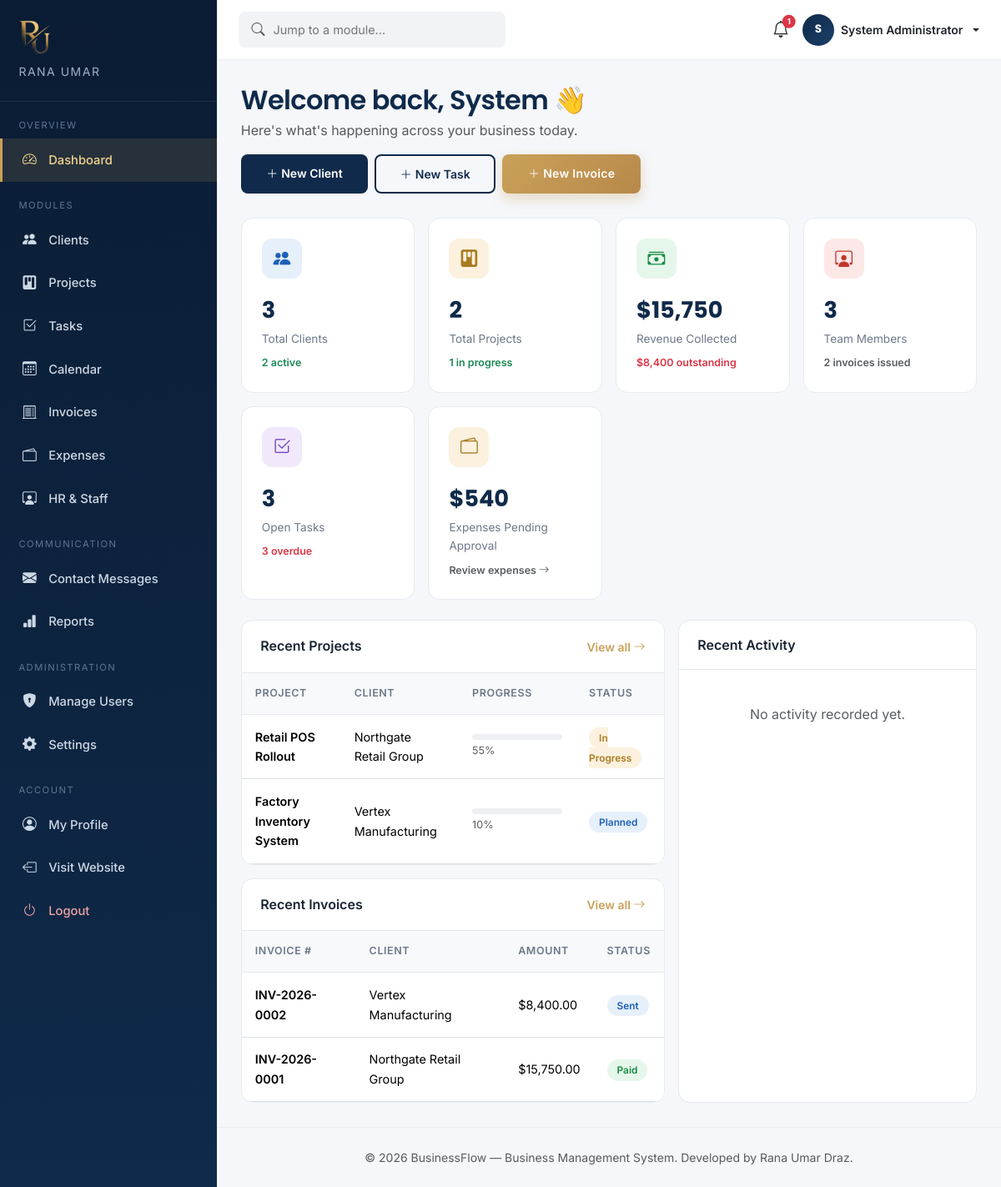
Page /dashboard/index.php (signed in) on the committed database.
### tables this page shows
CREATE TABLE IF NOT EXISTS projects (
    id INT AUTO_INCREMENT PRIMARY KEY,
    client_id INT DEFAULT NULL,
    project_name VARCHAR(150) NOT NULL,
    description TEXT DEFAULT NULL,
    budget DECIMAL(12,2) DEFAULT 0.00,
    start_date DATE DEFAULT NULL,
    deadline DATE DEFAULT NULL,
    status ENUM('planned','in_progress','on_hold','completed','cancelled') NOT NULL DEFAULT 'planned',
    priority ENUM('low','medium','high') NOT NULL DEFAULT 'medium',
    progress TINYINT UNSIGNED NOT NULL DEFAULT 0,
    created_by INT DEFAULT NULL,
    created_at DATETIME NOT NULL DEFAULT CURRENT_TIMESTAMP,
    updated_at DATETIME NOT NULL DEFAULT CURRENT_TIMESTAMP ON UPDATE CURRENT_TIMESTAMP,
    FOREIGN KEY (client_id) REFERENCES clients(id) ON DELETE SET NULL,
    FOREIGN KEY (created_by) REFERENCES users(id) ON DELETE SET NULL
);

CREATE TABLE IF NOT EXISTS clients (
    id INT AUTO_INCREMENT PRIMARY KEY,
    company_name VARCHAR(150) NOT NULL,
    contact_person VARCHAR(120) NOT NULL,
    email VARCHAR(150) NOT NULL,
    phone VARCHAR(30) DEFAULT NULL,
    address VARCHAR(255) DEFAULT NULL,
    city VARCHAR(80) DEFAULT NULL,
    country VARCHAR(80) DEFAULT NULL,
    industry VARCHAR(80) DEFAULT NULL,
    status ENUM('lead','active','inactive') NOT NULL DEFAULT 'lead',
    notes TEXT DEFAULT NULL,
    created_by INT DEFAULT NULL,
    created_at DATETIME NOT NULL DEFAULT CURRENT_TIMESTAMP,
    updated_at DATETIME NOT NULL DEFAULT CURRENT_TIMESTAMP ON UPDATE CURRENT_TIMESTAMP,
    FOREIGN KEY (created_by) REFERENCES users(id) ON DELETE SET NULL
);

CREATE TABLE IF NOT EXISTS invoices (
    id INT AUTO_INCREMENT PRIMARY KEY,
    invoice_number VARCHAR(30) NOT NULL UNIQUE,
    client_id INT NOT NULL,
    project_id INT DEFAULT NULL,
    amount DECIMAL(12,2) NOT NULL DEFAULT 0.00,
    tax_percent DECIMAL(5,2) NOT NULL DEFAULT 0.00,
    total_amount DECIMAL(12,2) NOT NULL DEFAULT 0.00,
    issue_date DATE NOT NULL,
    due_date DATE NOT NULL,
    status ENUM('draft','sent','paid','overdue','cancelled') NOT NULL DEFAULT 'draft',
    notes TEXT DEFAULT NULL,
    created_by INT DEFAULT NULL,
    created_at DATETIME NOT NULL DEFAULT CURRENT_TIMESTAMP,
    updated_at DATETIME NOT NULL DEFAULT CURRENT_TIMESTAMP ON UPDATE CURRENT_TIMESTAMP,
    FOREIGN KEY (client_id) REFERENCES clients(id) ON DELETE CASCADE,
    FOREIGN KEY (project_id) REFERENCES projects(id) ON DELETE SET NULL,
    FOREIGN KEY (created_by) REFERENCES users(id) ON DELETE SET NULL
);

### dashboard/index.php (the view, shortened to what the rows shown need)
<?php
require_once __DIR__ . '/../config/config.php';
$projectModel  = new Project();
$invoiceModel  = new Invoice();
$settings      = new Settings();
$currency      = $settings->get('currency_symbol', '$');
$recentProjects = array_slice($projectModel->all(), 0, 5);
$recentInvoices = array_slice($invoiceModel->all(), 0, 5);
require_once __DIR__ . '/../includes/dash_header.php';
?>
<div class="page-header">
  <div>
    <h2>Welcome back, <?= htmlspecialchars(explode(' ', $_SESSION['full_name'])[0]) ?> 👋</h2>
  </div>
</div>
<div class="row g-3">
  <div class="col-lg-7">
    <div class="data-card mb-3">
      <div class="table-responsive">
        <table class="table table-bms">
          <thead><tr><th>Project</th><th>Client</th><th>Progress</th><th>Status</th></tr></thead>
          <tbody>
          <?php foreach ($recentProjects as $p): ?>
            <tr>
              <td class="fw-semibold"><?= htmlspecialchars($p['project_name']) ?></td>
              <td><?= htmlspecialchars($p['company_name'] ?? '—') ?></td>
              <td style="width:140px;">
                <div class="progress-bms"><div class="progress-bar" style="width:<?= (int)$p['progress'] ?>%"></div></div>
                <small class="text-muted"><?= (int)$p['progress'] ?>%</small>
              </td>
              <td><?php include __DIR__ . '/../includes/badge_status.php'; ?></td>
            </tr>
          <?php endforeach; ?>
          </tbody>
        </table>
      </div>
    </div>
    <div class="data-card">
      <div class="table-responsive">
        <table class="table table-bms">
          <thead><tr><th>Invoice #</th><th>Client</th><th>Amount</th><th>Status</th></tr></thead>
          <tbody>
          <?php foreach ($recentInvoices as $inv): ?>
            <tr>
              <td class="fw-semibold"><?= htmlspecialchars($inv['invoice_number']) ?></td>
              <td><?= htmlspecialchars($inv['company_name']) ?></td>
              <td><?= $currency ?><?= number_format($inv['total_amount'], 2) ?></td>
              <td><?php $p = $inv; include __DIR__ . '/../includes/badge_status.php'; ?></td>
            </tr>
          <?php endforeach; ?>
          </tbody>
        </table>
      </div>
    </div>
  </div>
</div>
<?php require_once __DIR__ . '/../includes/dash_footer.php'; ?>

### includes/badge_status.php
<?php
$status = $p['status'] ?? 'unknown';
$map = [
    'lead'        => ['gray', 'Lead'],
    'active'      => ['green', 'Active'],
    'inactive'    => ['gray', 'Inactive'],
    'planned'     => ['blue', 'Planned'],
    'in_progress' => ['gold', 'In Progress'],
    'on_hold'     => ['red', 'On Hold'],
    'completed'   => ['green', 'Completed'],
    'cancelled'   => ['red', 'Cancelled'],
    'draft'       => ['gray', 'Draft'],
    'sent'        => ['blue', 'Sent'],
    'paid'        => ['green', 'Paid'],
    'overdue'     => ['red', 'Overdue'],
    'on_leave'    => ['gold', 'On Leave'],
    'terminated'  => ['red', 'Terminated'],
    'todo'        => ['gray', 'To Do'],
    'review'      => ['blue', 'In Review'],
    'done'        => ['green', 'Done'],
    'pending'     => ['gold', 'Pending'],
    'approved'    => ['green', 'Approved'],
    'rejected'    => ['red', 'Rejected'],
    'suspended'   => ['red', 'Suspended'],
];
[$color, $label] = $map[$status] ?? ['gray', ucfirst($status)];
?>
<span class="badge-soft badge-soft-<?= $color ?>"><?= $label ?></span>

### rows in the picture
projects: project_name "Retail POS Rollout", client.company_name "Northgate Retail Group", progress "55", label "In Progress"
projects: project_name "Factory Inventory System", client.company_name "Vertex Manufacturing", progress "10", label "Planned"
invoices: invoice_number "INV-2026-0002", client.company_name "Vertex Manufacturing", total_amount "8,400.00", label "Sent"
invoices: invoice_number "INV-2026-0001", client.company_name "Northgate Retail Group", total_amount "15,750.00", label "Paid"

### other values in the picture
$unreadNotifications "1"
substr($_SESSION['full_name'] ?? 'U', 0, 1) "S"
$_SESSION['full_name'] "System Administrator"
explode(' ', $_SESSION['full_name'])[0] "System"
$stats['clients'] "3"
$stats['active_clients'] "2"
$stats['projects'] "2"
$stats['active_projects'] "1"
$currency "$"
$stats['revenue'] "15,750"
$stats['outstanding'] "8,400"
$stats['employees'] "3"
$stats['invoices'] "2"
$stats['tasks_open'] "3"
$stats['tasks_overdue'] "3"
